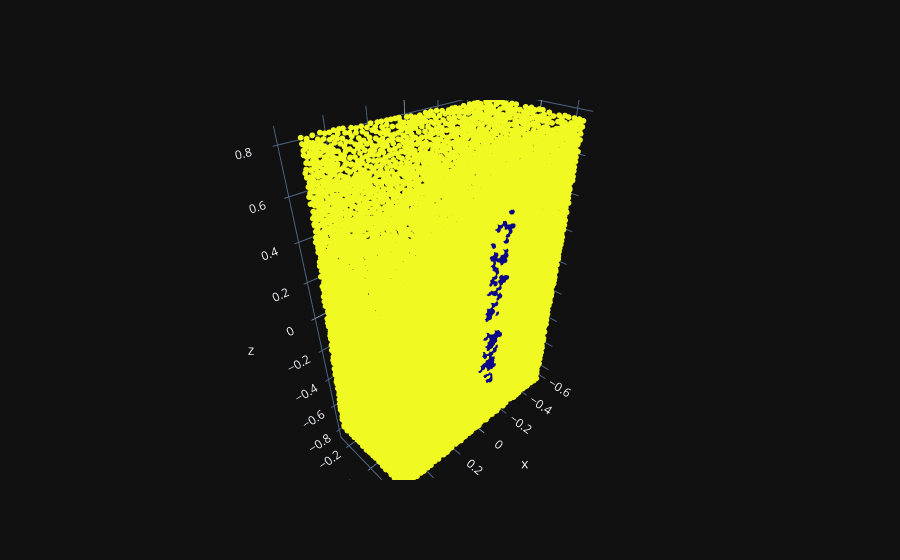

The cell this chart's notebook holds for it:
### Code cell
figure.show()

### Figure 1 — Plotly figure (JSON) as saved in the notebook; plotly's stock layout.template omitted (floating-point values rounded to 4 significant figures; data arrays with more than 128 entries replaced by an {"elided": "..."} marker saying what was removed)
{"data": [{"marker": {"color": {"elided": "10000 int values"}, "size": 2}, "mode": "markers", "type": "scatter3d", "x": {"elided": "10000 float values"}, "y": {"elided": "10000 float values"}, "z": {"elided": "10000 float values"}}], "layout": {"scene": {"aspectmode": "data"}}}
